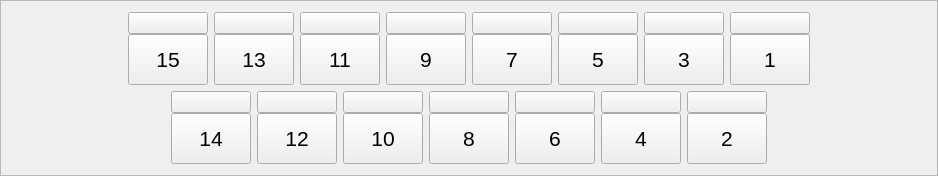
    <widget class="QFrame" name="frame_2">
     <property name="maximumSize">
      <size>
       <width>16777215</width>
       <height>200</height>
      </size>
     </property>
     <property name="frameShape">
      <enum>QFrame::StyledPanel</enum>
     </property>
     <property name="frameShadow">
      <enum>QFrame::Raised</enum>
     </property>
     <layout class="QGridLayout" name="gridLayout">
      <item row="0" column="0">
       <spacer name="horizontalSpacer">
        <property name="orientation">
         <enum>Qt::Horizontal</enum>
        </property>
        <property name="sizeHint" stdset="0">
         <size>
          <width>110</width>
          <height>20</height>
         </size>
        </property>
       </spacer>
      </item>
      <item row="0" column="1" colspan="2">
       <layout class="QVBoxLayout" name="verticalLayout">
        <property name="spacing">
         <number>0</number>
        </property>
        <property name="sizeConstraint">
         <enum>QLayout::SetDefaultConstraint</enum>
        </property>
        <item>
         <widget class="QPushButton" name="pB_15_">
          <property name="text">
           <string/>
          </property>
         </widget>
        </item>
        <item>
         <widget class="QPushButton" name="pB_15">
          <property name="minimumSize">
           <size>
            <width>51</width>
            <height>51</height>
           </size>
          </property>
          <property name="font">
           <font>
            <family>Arial</family>
            <pointsize>16</pointsize>
           </font>
          </property>
          <property name="text">
           <string>15</string>
          </property>
         </widget>
        </item>
       </layout>
      </item>
      <item row="0" column="3" colspan="2">
       <layout class="QVBoxLayout" name="verticalLayout_2">
        <property name="spacing">
         <number>0</number>
        </property>
        <item>
         <widget class="QPushButton" name="pB_13_">
          <property name="text">
           <string/>
          </property>
         </widget>
        </item>
        <item>
         <widget class="QPushButton" name="pB_13">
          <property name="minimumSize">
           <size>
            <width>51</width>
            <height>51</height>
           </size>
          </property>
          <property name="font">
           <font>
            <family>Arial</family>
            <pointsize>16</pointsize>
           </font>
          </property>
          <property name="text">
           <string>13</string>
          </property>
         </widget>
        </item>
       </layout>
      </item>
      <item row="0" column="5" colspan="2">
       <layout class="QVBoxLayout" name="verticalLayout_3">
        <property name="spacing">
         <number>0</number>
        </property>
        <item>
         <widget class="QPushButton" name="pB_11_">
          <property name="text">
           <string/>
          </property>
         </widget>
        </item>
        <item>
         <widget class="QPushButton" name="pB_11">
          <property name="minimumSize">
           <size>
            <width>51</width>
            <height>51</height>
           </size>
          </property>
          <property name="font">
           <font>
            <family>Arial</family>
            <pointsize>16</pointsize>
           </font>
          </property>
          <property name="text">
           <string>11</string>
          </property>
         </widget>
        </item>
       </layout>
      </item>
      <item row="0" column="7" colspan="2">
       <layout class="QVBoxLayout" name="verticalLayout_4">
        <property name="spacing">
         <number>0</number>
        </property>
        <item>
         <widget class="QPushButton" name="pB_9_">
          <property name="text">
           <string/>
          </property>
         </widget>
        </item>
        <item>
         <widget class="QPushButton" name="pB_9">
          <property name="minimumSize">
           <size>
            <width>51</width>
            <height>51</height>
           </size>
          </property>
          <property name="font">
           <font>
            <family>Arial</family>
            <pointsize>16</pointsize>
           </font>
          </property>
          <property name="text">
           <string>9</string>
          </property>
         </widget>
        </item>
       </layout>
      </item>
      <item row="0" column="9" colspan="2">
       <layout class="QVBoxLayout" name="verticalLayout_5">
        <property name="spacing">
         <number>0</number>
        </property>
        <item>
         <widget class="QPushButton" name="pB_7_">
          <property name="text">
           <string/>
          </property>
         </widget>
        </item>
        <item>
         <widget class="QPushButton" name="pB_7">
          <property name="minimumSize">
           <size>
            <width>51</width>
            <height>51</height>
           </size>
          </property>
          <property name="font">
           <font>
            <family>Arial</family>
            <pointsize>16</pointsize>
           </font>
          </property>
          <property name="text">
           <string>7</string>
          </property>
         </widget>
        </item>
       </layout>
      </item>
      <item row="0" column="11" colspan="2">
       <layout class="QVBoxLayout" name="verticalLayout_6">
        <property name="spacing">
         <number>0</number>
        </property>
        <item>
         <widget class="QPushButton" name="pB_5_">
          <property name="text">
           <string/>
          </property>
         </widget>
        </item>
        <item>
         <widget class="QPushButton" name="pB_5">
          <property name="minimumSize">
           <size>
            <width>51</width>
            <height>51</height>
           </size>
          </property>
          <property name="font">
           <font>
            <family>Arial</family>
            <pointsize>16</pointsize>
           </font>
          </property>
          <property name="text">
           <string>5</string>
          </property>
         </widget>
        </item>
       </layout>
      </item>
      <item row="0" column="13" colspan="2">
       <layout class="QVBoxLayout" name="verticalLayout_7">
        <property name="spacing">
         <number>0</number>
        </property>
        <item>
         <widget class="QPushButton" name="pB_3_">
          <property name="text">
           <string/>
          </property>
         </widget>
        </item>
        <item>
         <widget class="QPushButton" name="pB_3">
          <property name="minimumSize">
           <size>
            <width>51</width>
            <height>51</height>
           </size>
          </property>
          <property name="font">
           <font>
            <family>Arial</family>
            <pointsize>16</pointsize>
           </font>
          </property>
          <property name="text">
           <string>3</string>
          </property>
         </widget>
        </item>
       </layout>
      </item>
      <item row="0" column="15" colspan="2">
       <layout class="QVBoxLayout" name="verticalLayout_8">
        <property name="spacing">
         <number>0</number>
        </property>
        <item>
         <widget class="QPushButton" name="pB_1_">
          <property name="text">
           <string/>
          </property>
         </widget>
        </item>
        <item>
         <widget class="QPushButton" name="pB_1">
          <property name="minimumSize">
           <size>
            <width>51</width>
            <height>51</height>
           </size>
          </property>
          <property name="font">
           <font>
            <family>Arial</family>
            <pointsize>16</pointsize>
           </font>
          </property>
          <property name="text">
           <string>1</string>
          </property>
         </widget>
        </item>
       </layout>
      </item>
      <item row="0" column="17">
       <spacer name="horizontalSpacer_4">
        <property name="orientation">
         <enum>Qt::Horizontal</enum>
        </property>
        <property name="sizeHint" stdset="0">
         <size>
          <width>110</width>
          <height>20</height>
         </size>
        </property>
       </spacer>
      </item>
      <item row="1" column="0" colspan="2">
       <spacer name="horizontalSpacer_2">
        <property name="orientation">
         <enum>Qt::Horizontal</enum>
        </property>
        <property name="sizeHint" stdset="0">
         <size>
          <width>143</width>
          <height>20</height>
         </size>
        </property>
       </spacer>
      </item>
      <item row="1" column="2" colspan="2">
       <layout class="QVBoxLayout" name="verticalLayout_9">
        <property name="spacing">
         <number>0</number>
        </property>
        <item>
         <widget class="QPushButton" name="pB_14_">
          <property name="text">
           <string/>
          </property>
         </widget>
        </item>
        <item>
         <widget class="QPushButton" name="pB_14">
          <property name="minimumSize">
           <size>
            <width>51</width>
            <height>51</height>
           </size>
          </property>
          <property name="font">
           <font>
            <family>Arial</family>
            <pointsize>16</pointsize>
           </font>
          </property>
          <property name="text">
           <string>14</string>
          </property>
         </widget>
        </item>
       </layout>
      </item>
      <item row="1" column="4" colspan="2">
       <layout class="QVBoxLayout" name="verticalLayout_10">
        <property name="spacing">
         <number>0</number>
        </property>
        <item>
         <widget class="QPushButton" name="pB_12_">
          <property name="text">
           <string/>
          </property>
         </widget>
        </item>
        <item>
         <widget class="QPushButton" name="pB_12">
          <property name="minimumSize">
           <size>
            <width>51</width>
            <height>51</height>
           </size>
          </property>
          <property name="font">
           <font>
            <family>Arial</family>
            <pointsize>16</pointsize>
           </font>
          </property>
          <property name="text">
           <string>12</string>
          </property>
         </widget>
        </item>
       </layout>
      </item>
      <item row="1" column="6" colspan="2">
       <layout class="QVBoxLayout" name="verticalLayout_11">
        <property name="spacing">
         <number>0</number>
        </property>
        <item>
         <widget class="QPushButton" name="pB_10_">
          <property name="text">
           <string/>
          </property>
         </widget>
        </item>
        <item>
         <widget class="QPushButton" name="pB_10">
          <property name="minimumSize">
           <size>
            <width>51</width>
            <height>51</height>
           </size>
          </property>
          <property name="font">
           <font>
            <family>Arial</family>
            <pointsize>16</pointsize>
           </font>
          </property>
          <property name="text">
           <string>10</string>
          </property>
         </widget>
        </item>
       </layout>
      </item>
      <item row="1" column="8" colspan="2">
       <layout class="QVBoxLayout" name="verticalLayout_12">
        <property name="spacing">
         <number>0</number>
        </property>
        <item>
         <widget class="QPushButton" name="pB_8_">
          <property name="text">
           <string/>
          </property>
         </widget>
        </item>
        <item>
         <widget class="QPushButton" name="pB_8">
          <property name="minimumSize">
           <size>
            <width>51</width>
            <height>51</height>
           </size>
          </property>
          <property name="font">
           <font>
            <family>Arial</family>
            <pointsize>16</pointsize>
           </font>
          </property>
          <property name="text">
           <string>8</string>
          </property>
         </widget>
        </item>
       </layout>
      </item>
      <item row="1" column="10" colspan="2">
       <layout class="QVBoxLayout" name="verticalLayout_13">
        <property name="spacing">
         <number>0</number>
        </property>
        <item>
         <widget class="QPushButton" name="pB_6_">
          <property name="text">
           <string/>
          </property>
         </widget>
        </item>
        <item>
         <widget class="QPushButton" name="pB_6">
          <property name="minimumSize">
           <size>
            <width>51</width>
            <height>51</height>
           </size>
          </property>
          <property name="font">
           <font>
            <family>Arial</family>
            <pointsize>16</pointsize>
           </font>
          </property>
          <property name="text">
           <string>6</string>
          </property>
         </widget>
        </item>
       </layout>
      </item>
      <item row="1" column="12" colspan="2">
       <layout class="QVBoxLayout" name="verticalLayout_14">
        <property name="spacing">
         <number>0</number>
        </property>
        <item>
         <widget class="QPushButton" name="pB_4_">
          <property name="text">
           <string/>
          </property>
         </widget>
        </item>
        <item>
         <widget class="QPushButton" name="pB_4">
          <property name="minimumSize">
           <size>
            <width>51</width>
            <height>51</height>
           </size>
          </property>
          <property name="font">
           <font>
            <family>Arial</family>
            <pointsize>16</pointsize>
           </font>
          </property>
          <property name="text">
           <string>4</string>
          </property>
         </widget>
        </item>
       </layout>
      </item>
      <item row="1" column="14" colspan="2">
       <layout class="QVBoxLayout" name="verticalLayout_15">
        <property name="spacing">
         <number>0</number>
        </property>
        <item>
         <widget class="QPushButton" name="pB_2_">
          <property name="text">
           <string/>
          </property>
         </widget>
        </item>
        <item>
         <widget class="QPushButton" name="pB_2">
          <property name="minimumSize">
           <size>
            <width>51</width>
            <height>51</height>
           </size>
          </property>
          <property name="font">
           <font>
            <family>Arial</family>
            <pointsize>16</pointsize>
           </font>
          </property>
          <property name="text">
           <string>2</string>
          </property>
         </widget>
        </item>
       </layout>
      </item>
      <item row="1" column="16" colspan="2">
       <spacer name="horizontalSpacer_3">
        <property name="orientation">
         <enum>Qt::Horizontal</enum>
        </property>
        <property name="sizeHint" stdset="0">
         <size>
          <width>142</width>
          <height>20</height>
         </size>
        </property>
       </spacer>
      </item>
     </layout>
    </widget>
